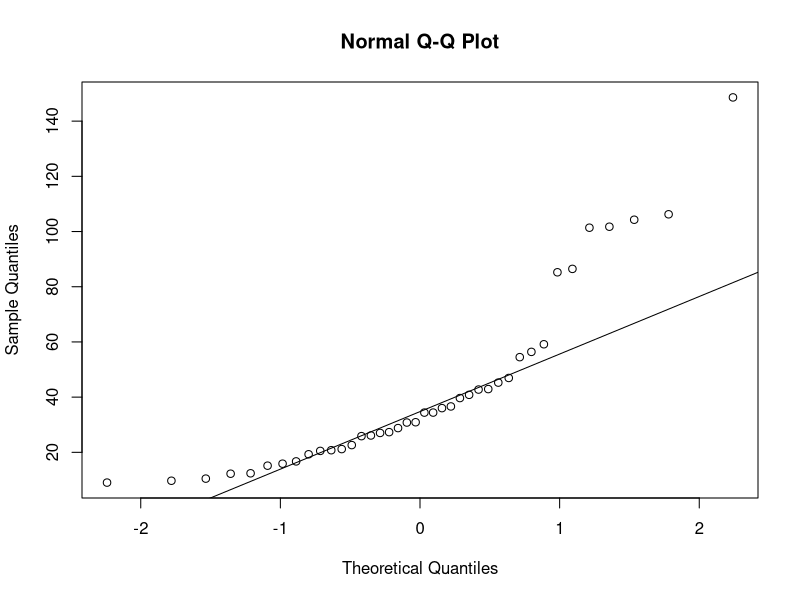
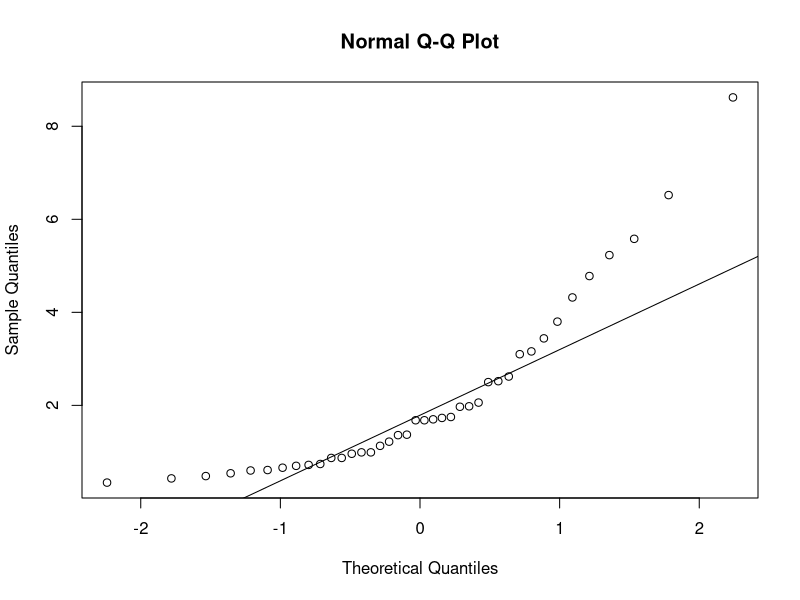
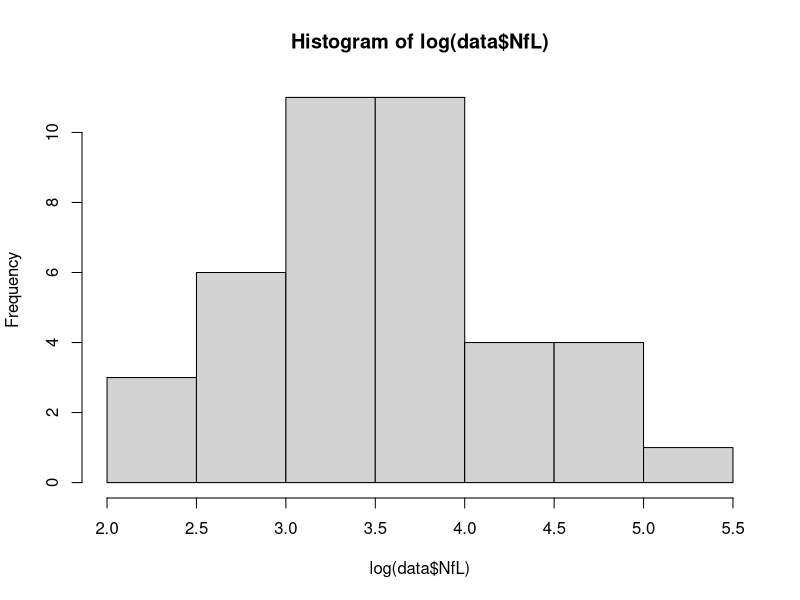
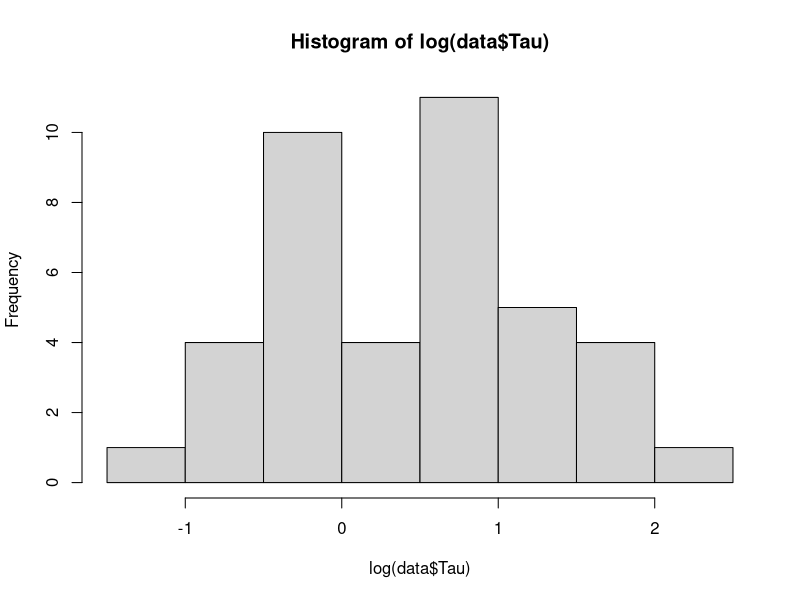
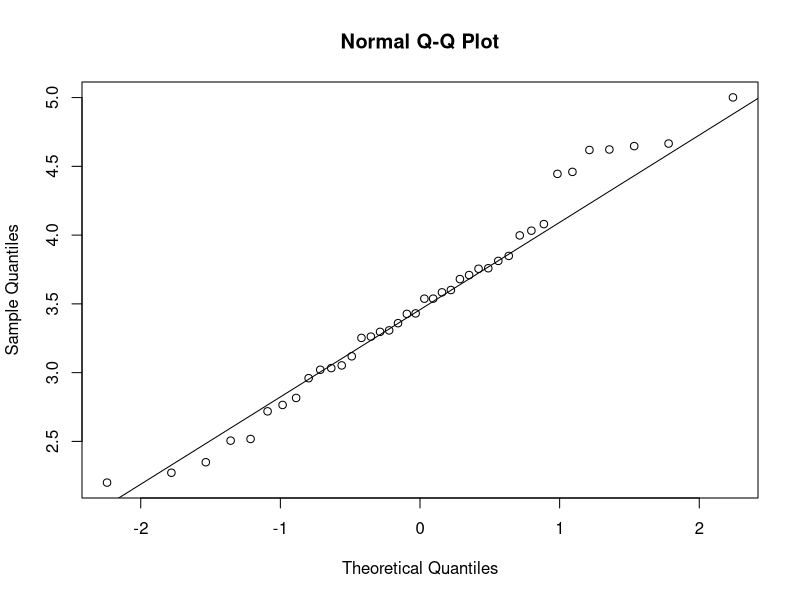
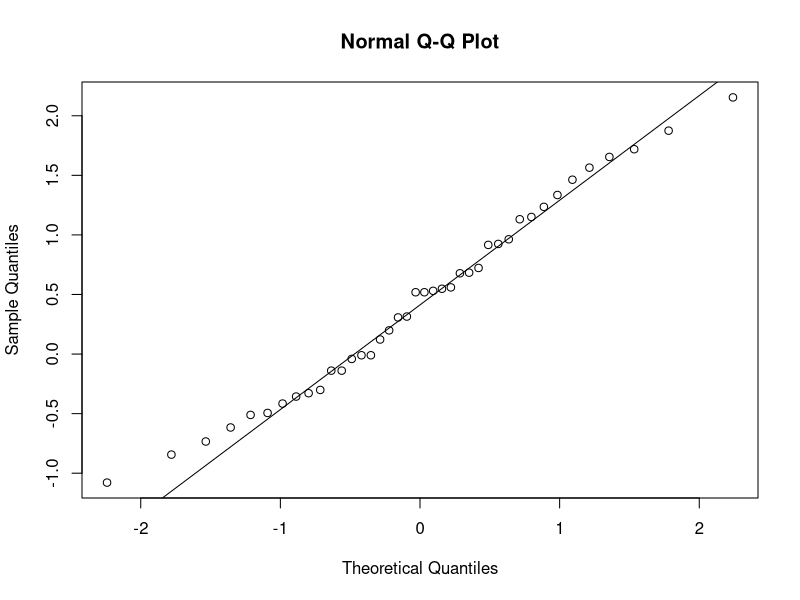

The R source for these figures, in order:

# Loading in the data
data <- read.csv("T1_data.csv")
data #This is to print the data

str(data) #The structure of the data

summary (data)

# Make Group categorical
data$Group <- factor(data$Group)

# Shaprio tests to test for normality
shapiro.test(data$NfL[data$Group == "Healthy"])
shapiro.test(data$NfL[data$Group == "Disease"])
shapiro.test(data$Tau[data$Group == "Healthy"])
shapiro.test(data$Tau[data$Group == "Disease"])

#Wilcoxon rank-sum test on raw values
wilcox.test(NfL ~ Group, data = data, exact = FALSE)
wilcox.test(Tau ~ Group, data = data, exact = FALSE)

# QQ plots on the raw data. They show the data is somewhat right-skewed, which indicates that values are logarithmic.
qqnorm(data$NfL)
qqline(data$NfL)
qqnorm(data$Tau)
qqline(data$Tau)

# t-tests
t.test(NfL ~ Group, data = data)
t.test(Tau ~ Group, data = data)

# Evidence that biomarkers may be better described on logarithmic scale:
# - Raw values are all positive, and values are right-skewed.
# - Means are larger thatn the medians
# - Shapiro-Wilk tests show clear non-normality for several groups
# - Distributions have somewhat large values

# We try and do the tests on a log-based scale:

shapiro.test(log(data$NfL[data$Group == "Healthy"]))
shapiro.test(log(data$NfL[data$Group == "Disease"]))
shapiro.test(log(data$Tau[data$Group == "Healthy"]))
shapiro.test(log(data$Tau[data$Group == "Disease"]))

hist(log(data$NfL))
hist(log(data$Tau))

qqnorm(log(data$NfL))
qqline(log(data$NfL))
qqnorm(log(data$Tau))
qqline(log(data$Tau))

t.test(log(NfL) ~ Group, data = data)
t.test(log(Tau) ~ Group, data = data)

# Results and conclusions:
# When performing log() on the data, and then do the tests, wee se clear normality.
# The conclusion is that the data i log-normal 
